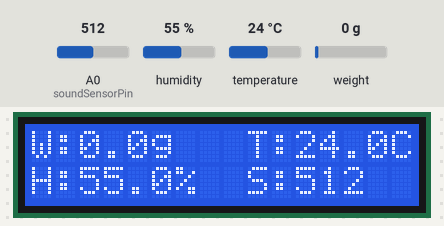
The sketch below on a simulated Arduino Uno, built with avr-gcc and run on an emulated ATmega328P. Shown: 16×2 character LCD. The test bench sets the inputs (shaded band); at power-on: A0 (soundSensorPin) = 512, weight on the scale 0 g, humidity 55 %, temperature 24 °C. The modem accepts every AT command (registered, SIM ready, sends succeed) and sends nothing else; what the sketch prints to the serial monitor is not drawn.

Above: at 6.6 s.
6.7 s: A0 (soundSensorPin) set to 81
At 9.5 s:
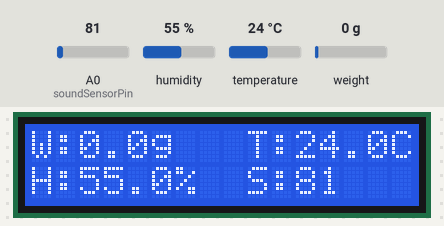
10.2 s: A0 (soundSensorPin) set to 65
At 12.6 s:
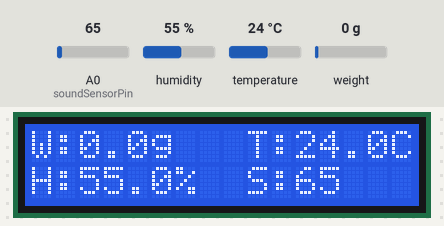
13.4 s: weight on the scale set to 100 g
At 14.8 s:
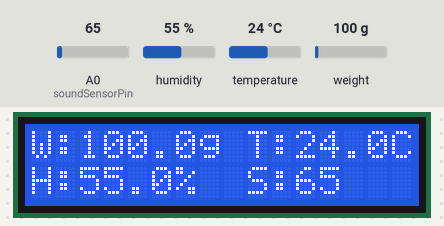
15.1 s: weight on the scale set to 22 g
At 16.3 s:
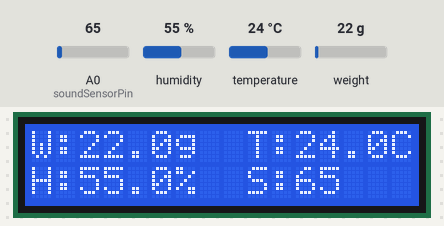
22.9 s: humidity set to 21 %
At 25.2 s:
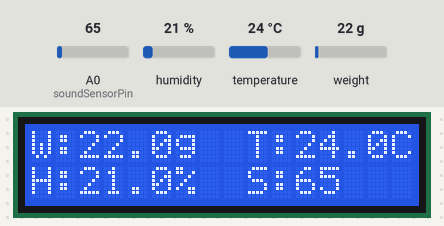
25.8 s: humidity set to 18 %
At 27.7 s:
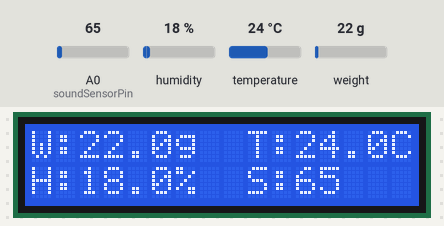
Timing chart, 0 to 28.8 s (numbered marks = the images above; inputs shaded):
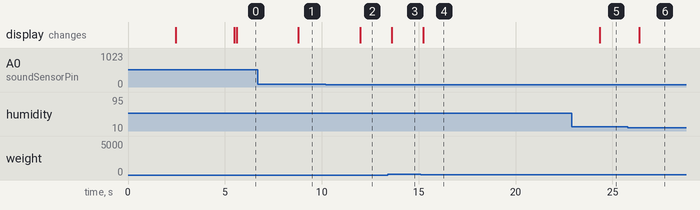

Measured:
- after the input at 6.7 s, the display: changes after 2.1 s (image 1)
- after the input at 10.2 s, the display: changes after 1.8 s (image 2)
- after the input at 13.4 s, the display: changes after 0.21 s (image 3)
- after the input at 15.1 s, the display: changes after 0.15 s (image 4)
- after the input at 22.9 s, the display: changes after 1.4 s (image 5)
- after the input at 25.8 s, the display: changes after 0.60 s (image 6)

The sketch:

final.ino
```cpp
#include <HX711_ADC.h> // HX711 for load cell
#include <Wire.h>
#include <LiquidCrystal_I2C.h> // I2C LCD
#include <SoftwareSerial.h> // SIM800L
#include <Adafruit_Sensor.h>
#include <DHT.h>

// Load Cell Configuration
HX711_ADC LoadCell(6, 7);//dt6

// LCD Configuration
LiquidCrystal_I2C lcd(0x27, 16, 2);

// SIM800L Configuration
SoftwareSerial mySerial(3, 2); // RX, TX

// DHT11 Sensor Configuration
#define DHTPIN 4 // DHT11 sensor pin
#define DHTTYPE DHT11
DHT dht(DHTPIN, DHTTYPE);

// Sound Sensor Configuration
const int soundSensorPin = A0;
const int sampleWindow = 50;
unsigned int soundLevel;

void setup() {
  Serial.begin(9600);
  mySerial.begin(9600);

  LoadCell.begin();
  LoadCell.start(2000);
  LoadCell.setCalFactor(45.5);

  lcd.init();
  lcd.backlight();
  dht.begin();

  lcd.setCursor(0, 0);
  lcd.print("Hive Monitor");
  delay(3000);
  lcd.clear();
}

void loop() {
  LoadCell.update();
  float rawweight = LoadCell.getData();
  float temp = dht.readTemperature();
  float humidity = dht.readHumidity();
   float weight = rawweight-0; // general weight reduce
  // Read sound level
  unsigned long startMillis = millis();
  unsigned int peakToPeak = 0;
  while (millis() - startMillis < sampleWindow) {
    int value = analogRead(soundSensorPin);
    if (value > peakToPeak) {
      peakToPeak = value;
    }
  }
  soundLevel = peakToPeak;

  // Display on LCD
  lcd.clear();
  lcd.setCursor(0, 0);
  lcd.print("W:");
  lcd.print(weight, 1);
  lcd.print("g");

  lcd.setCursor(9, 0);
  lcd.print("T:");
  lcd.print(temp, 1);
  lcd.print("C");

  lcd.setCursor(0, 1);
  lcd.print("H:");
  lcd.print(humidity, 1);
  lcd.print("%");

  lcd.setCursor(9, 1);
  lcd.print("S:");
  lcd.print(soundLevel);

  Serial.print("Weight: "); Serial.print(weight, 1); Serial.println(" kg");
  Serial.print("Temperature: "); Serial.print(temp, 1); Serial.println(" C");
  Serial.print("Humidity: "); Serial.print(humidity, 1); Serial.println(" %");
  Serial.print("Sound Level: "); Serial.println(soundLevel);

  // Alert if necessary
  if (weight > 35000 || temp > 40.0 || humidity < 20.0 || soundLevel > 72) {
    sendAlert(weight, temp, humidity, soundLevel);
  }

  //delay(2000);
}

void sendAlert(float weight, float temp, float humidity, int soundLevel) {
  mySerial.println("AT+CMGF=1");
  delay(1000);
  mySerial.println("AT+CMGS=\"+917094387289\""); // Replace with actual number
  delay(1000);
  mySerial.print("Hive Alert! W:");
  mySerial.print(weight);
  mySerial.print("g T:");
  mySerial.print(temp);
  mySerial.print("C H:");
  mySerial.print(humidity);
  mySerial.print("% S:");
  mySerial.print(soundLevel);
  mySerial.println(".");
  delay(1000);
  mySerial.write(26);
}
```
